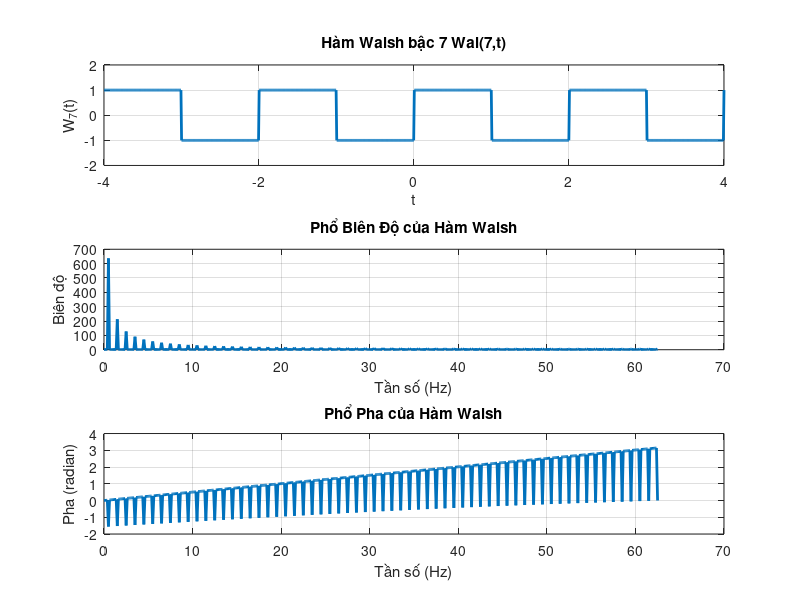

This chart was generated by the following MATLAB code:
% Định nghĩa miền thời gian từ -4 đến 4
t = linspace(-4, 4, 1000);  % Tạo một vector thời gian từ -4 đến 4, với 1000 điểm

% Hàm Walsh bậc 7 với các giá trị +1 và -1 phân bố đều trong khoảng thời gian từ -4 đến 4
W_7 = ones(size(t));   % Khởi tạo một vector chứa toàn bộ giá trị +1

% Thay đổi giá trị thành -1 theo các đoạn thời gian sao cho giá trị lần lượt là 1, -1, 1, -1, 1, -1, 1, -1
W_7(t >= -4 & t < -3) = 1;   % Thay đổi giá trị thành +1 trong khoảng từ -4 đến -3
W_7(t >= -3 & t < -2) = -1;  % Thay đổi giá trị thành -1 trong khoảng từ -3 đến -2
W_7(t >= -2 & t < -1) = 1;   % Thay đổi giá trị thành +1 trong khoảng từ -2 đến -1
W_7(t >= -1 & t < 0) = -1;   % Thay đổi giá trị thành -1 trong khoảng từ -1 đến 0
W_7(t >= 0 & t < 1) = 1;     % Thay đổi giá trị thành +1 trong khoảng từ 0 đến 1
W_7(t >= 1 & t < 2) = -1;    % Thay đổi giá trị thành -1 trong khoảng từ 1 đến 2
W_7(t >= 2 & t < 3) = 1;     % Thay đổi giá trị thành +1 trong khoảng từ 2 đến 3
W_7(t >= 3 & t < 4) = -1;    % Thay đổi giá trị thành -1 trong khoảng từ 3 đến 4

% Vẽ đồ thị của hàm Walsh
figure;
subplot(3,1,1);
plot(t, W_7, 'LineWidth', 2);
title('Hàm Walsh bậc 7 Wal(7,t)');
xlabel('t');
ylabel('W_7(t)');
ylim([-2 2]);  % Đặt giới hạn trục tung từ -2 đến 2
grid on;

% Tính và vẽ phổ biên độ
N = length(t);  % Số lượng điểm
Fs = N / (t(end) - t(1));  % Tần số lấy mẫu
W_7_fft = fft(W_7);  % Phép biến đổi Fourier

% Tính phổ biên độ
W_7_magnitude = abs(W_7_fft);
f = Fs * (0:(N/2)) / N;  % Tạo trục tần số

% Lấy một nửa phổ (do phổ Fourier là đối xứng)
W_7_magnitude_half = W_7_magnitude(1:N/2+1);

subplot(3,1,2);
plot(f, W_7_magnitude_half, 'LineWidth', 2);
title('Phổ Biên Độ của Hàm Walsh');
xlabel('Tần số (Hz)');
ylabel('Biên độ');
grid on;

% Tính và vẽ phổ pha
W_7_phase = angle(W_7_fft);  % Phổ pha

% Lấy một nửa phổ pha
W_7_phase_half = W_7_phase(1:N/2+1);

subplot(3,1,3);
plot(f, W_7_phase_half, 'LineWidth', 2);
title('Phổ Pha của Hàm Walsh');
xlabel('Tần số (Hz)');
ylabel('Pha (radian)');
grid on;
